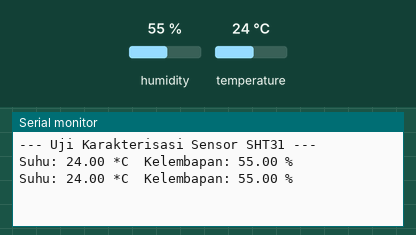
Recording of a sketch running on a simulated Arduino Uno, built with avr-gcc and run on an emulated ATmega328P. Shown: the last lines printed to the serial monitor. The inputs (shaded band) are chosen by the test bench; at power-on: humidity 55 %, temperature 24 °C.

Above: at 2.8 s.
2.9 s: humidity set to 22 %
At 4.6 s:
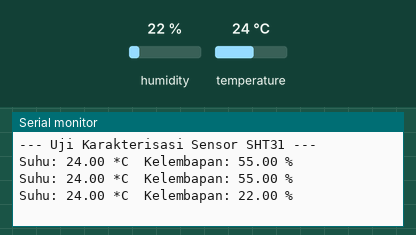
5.6 s: temperature set to 12 °C
At 7.6 s:
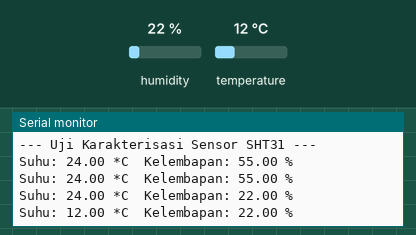
8.3 s: humidity set to 40 %
At 8.3 s:
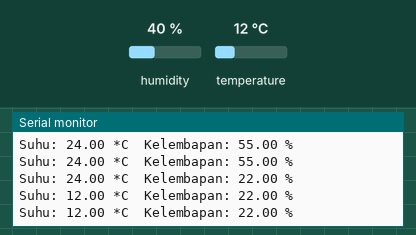
Timing chart, 0 to 11.3 s (numbered marks = the images above; inputs shaded):
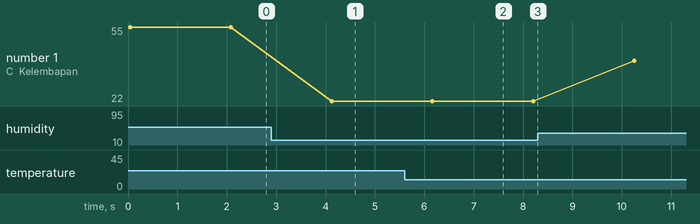

Measured:
- after the input at 2.9 s, the serial monitor: prints a new line after 1.2 s (image 1)
- after the input at 5.6 s, the serial monitor: prints a new line after 0.57 s (image 2)
- plotted number 1: 55 → 22 after the input at 2.9 s, 22 → 40 after the input at 8.3 s

The sketch:

Kalibrasi_SHT31.ino
```cpp
#include <Wire.h>
#include "Adafruit_SHT31.h"

// Inisialisasi sensor SHT31
Adafruit_SHT31 sht31 = Adafruit_SHT31();

void setup() {
  Serial.begin(115200);

  while (!Serial) delay(10); // Menunggu Serial Monitor siap

  Serial.println("--- Uji Karakterisasi Sensor SHT31 ---");

  // Memulai sensor pada alamat I2C default (0x44)
  if (!sht31.begin(0x44)) {
    Serial.println("Sensor SHT31 tidak ditemukan! Periksa kabel.");
    while (1) delay(1);
  }
}

void loop() {
  // Membaca data dari sensor
  float t = sht31.readTemperature();
  float h = sht31.readHumidity();

  // Cek apakah pembacaan berhasil
  if (!isnan(t) && !isnan(h)) {
    // Tampilan untuk Serial Monitor (Mudah dibaca)
    Serial.print("Suhu: ");
    Serial.print(t);
    Serial.print(" *C\t");
    Serial.print("Kelembapan: ");
    Serial.print(h);
    Serial.println(" %");

    /*
     * Tips Karakterisasi:
     * Kamu bisa copy-paste data di bawah ini ke Excel/Google Sheets
     * Format: Suhu,Kelembapan
     */
    // Serial.print(t); Serial.print(","); Serial.println(h);

  } else {
    Serial.println("Gagal membaca data dari sensor!");
  }

  delay(2000); // Ambil data setiap 2 detik
}
```
